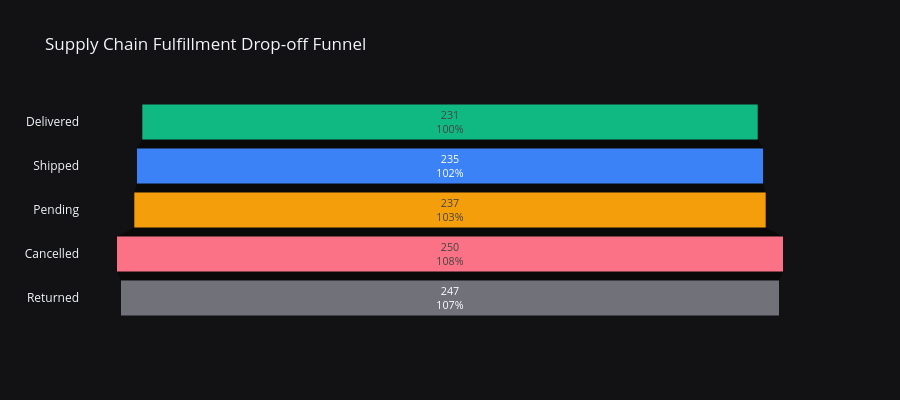

Notebook source saved alongside this figure:
### Code cell
# 8.2 Supply Chain Drop-Off Funnel (Plotly)
status_order = ['Delivered', 'Shipped', 'Pending', 'Cancelled', 'Returned']
funnel_data = df['OrderStatus'].value_counts().reindex(status_order).reset_index()
funnel_data.columns = ['Stage', 'Orders']

fig = go.Figure(go.Funnel(
    y=funnel_data['Stage'],
    x=funnel_data['Orders'],
    textinfo="value+percent initial",
    marker=dict(color=[ACCENT_GREEN, ACCENT_BLUE, ACCENT_AMBER, ACCENT_ROSE, '#71717a'])
))
fig.update_layout(
    title="Supply Chain Fulfillment Drop-off Funnel",
    template='plotly_dark', paper_bgcolor='#121215', plot_bgcolor='#121215', height=400
)
fig.show()

### Figure 1 — Plotly figure (JSON) as saved in the notebook; plotly's stock layout.template omitted (floating-point values rounded to 4 significant figures)
{"data": [{"marker": {"color": ["#10b981", "#3b82f6", "#f59e0b", "#fb7185", "#71717a"]}, "textinfo": "value+percent initial", "type": "funnel", "x": [231, 235, 237, 250, 247], "y": ["Delivered", "Shipped", "Pending", "Cancelled", "Returned"]}], "layout": {"height": 400, "paper_bgcolor": "#121215", "plot_bgcolor": "#121215", "title": {"text": "Supply Chain Fulfillment Drop-off Funnel"}}}
